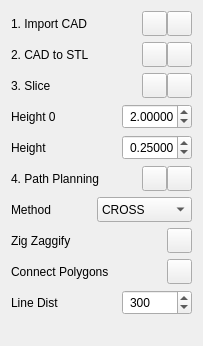
     <widget class="QWidget" name="tab">
      <attribute name="icon">
       <iconset resource="../AMWindow.qrc">
        <normaloff>:/amwind/figure/am_wind/A.png</normaloff>:/amwind/figure/am_wind/A.png</iconset>
      </attribute>
      <attribute name="title">
       <string/>
      </attribute>
      <layout class="QVBoxLayout" name="verticalLayout_7">
       <item>
        <layout class="QHBoxLayout" name="horizontalLayout_6">
         <property name="spacing">
          <number>0</number>
         </property>
         <item>
          <widget class="QLabel" name="label">
           <property name="font">
            <font>
             <pointsize>9</pointsize>
            </font>
           </property>
           <property name="text">
            <string>1. Import CAD</string>
           </property>
          </widget>
         </item>
         <item>
          <spacer name="horizontalSpacer_7">
           <property name="orientation">
            <enum>Qt::Horizontal</enum>
           </property>
           <property name="sizeHint" stdset="0">
            <size>
             <width>40</width>
             <height>20</height>
            </size>
           </property>
          </spacer>
         </item>
         <item>
          <widget class="QPushButton" name="pushButton_4">
           <property name="minimumSize">
            <size>
             <width>25</width>
             <height>25</height>
            </size>
           </property>
           <property name="maximumSize">
            <size>
             <width>25</width>
             <height>25</height>
            </size>
           </property>
           <property name="text">
            <string/>
           </property>
           <property name="icon">
            <iconset resource="../AMWindow.qrc">
             <normaloff>:/amwind/figure/am_wind/open.png</normaloff>:/amwind/figure/am_wind/open.png</iconset>
           </property>
          </widget>
         </item>
         <item>
          <widget class="QPushButton" name="pushButton_10">
           <property name="minimumSize">
            <size>
             <width>25</width>
             <height>25</height>
            </size>
           </property>
           <property name="maximumSize">
            <size>
             <width>25</width>
             <height>25</height>
            </size>
           </property>
           <property name="text">
            <string/>
           </property>
           <property name="icon">
            <iconset resource="../AMWindow.qrc">
             <normaloff>:/amwind/figure/am_wind/hide.png</normaloff>:/amwind/figure/am_wind/hide.png</iconset>
           </property>
           <property name="checkable">
            <bool>true</bool>
           </property>
          </widget>
         </item>
        </layout>
       </item>
       <item>
        <layout class="QHBoxLayout" name="horizontalLayout_8">
         <property name="spacing">
          <number>0</number>
         </property>
         <item>
          <widget class="QLabel" name="label_2">
           <property name="font">
            <font>
             <pointsize>9</pointsize>
            </font>
           </property>
           <property name="text">
            <string>2. CAD to STL</string>
           </property>
          </widget>
         </item>
         <item>
          <spacer name="horizontalSpacer_8">
           <property name="orientation">
            <enum>Qt::Horizontal</enum>
           </property>
           <property name="sizeHint" stdset="0">
            <size>
             <width>40</width>
             <height>20</height>
            </size>
           </property>
          </spacer>
         </item>
         <item>
          <widget class="QPushButton" name="pushButton_14">
           <property name="minimumSize">
            <size>
             <width>25</width>
             <height>25</height>
            </size>
           </property>
           <property name="maximumSize">
            <size>
             <width>25</width>
             <height>25</height>
            </size>
           </property>
           <property name="text">
            <string/>
           </property>
           <property name="icon">
            <iconset resource="../AMWindow.qrc">
             <normaloff>:/amwind/figure/am_wind/ok.png</normaloff>:/amwind/figure/am_wind/ok.png</iconset>
           </property>
          </widget>
         </item>
         <item>
          <widget class="QPushButton" name="pushButton_17">
           <property name="minimumSize">
            <size>
             <width>25</width>
             <height>25</height>
            </size>
           </property>
           <property name="maximumSize">
            <size>
             <width>25</width>
             <height>25</height>
            </size>
           </property>
           <property name="text">
            <string/>
           </property>
           <property name="icon">
            <iconset resource="../AMWindow.qrc">
             <normaloff>:/amwind/figure/am_wind/hide.png</normaloff>:/amwind/figure/am_wind/hide.png</iconset>
           </property>
           <property name="checkable">
            <bool>true</bool>
           </property>
          </widget>
         </item>
        </layout>
       </item>
       <item>
        <layout class="QHBoxLayout" name="horizontalLayout_9">
         <property name="spacing">
          <number>0</number>
         </property>
         <item>
          <widget class="QLabel" name="label_3">
           <property name="font">
            <font>
             <pointsize>9</pointsize>
            </font>
           </property>
           <property name="text">
            <string>3. Slice</string>
           </property>
          </widget>
         </item>
         <item>
          <spacer name="horizontalSpacer_9">
           <property name="orientation">
            <enum>Qt::Horizontal</enum>
           </property>
           <property name="sizeHint" stdset="0">
            <size>
             <width>40</width>
             <height>20</height>
            </size>
           </property>
          </spacer>
         </item>
         <item>
          <widget class="QPushButton" name="pushButton_18">
           <property name="minimumSize">
            <size>
             <width>25</width>
             <height>25</height>
            </size>
           </property>
           <property name="maximumSize">
            <size>
             <width>25</width>
             <height>25</height>
            </size>
           </property>
           <property name="text">
            <string/>
           </property>
           <property name="icon">
            <iconset resource="../AMWindow.qrc">
             <normaloff>:/amwind/figure/am_wind/ok.png</normaloff>:/amwind/figure/am_wind/ok.png</iconset>
           </property>
          </widget>
         </item>
         <item>
          <widget class="QPushButton" name="pushButton_19">
           <property name="minimumSize">
            <size>
             <width>25</width>
             <height>25</height>
            </size>
           </property>
           <property name="maximumSize">
            <size>
             <width>25</width>
             <height>25</height>
            </size>
           </property>
           <property name="text">
            <string/>
           </property>
           <property name="icon">
            <iconset resource="../AMWindow.qrc">
             <normaloff>:/amwind/figure/am_wind/hide.png</normaloff>:/amwind/figure/am_wind/hide.png</iconset>
           </property>
           <property name="checkable">
            <bool>true</bool>
           </property>
          </widget>
         </item>
        </layout>
       </item>
       <item>
        <layout class="QGridLayout" name="gridLayout">
         <item row="0" column="2">
          <widget class="QDoubleSpinBox" name="doubleSpinBox">
           <property name="minimumSize">
            <size>
             <width>70</width>
             <height>25</height>
            </size>
           </property>
           <property name="maximumSize">
            <size>
             <width>70</width>
             <height>25</height>
            </size>
           </property>
           <property name="font">
            <font>
             <pointsize>9</pointsize>
            </font>
           </property>
           <property name="styleSheet">
            <string notr="true">padding-left:3px;</string>
           </property>
           <property name="decimals">
            <number>5</number>
           </property>
           <property name="value">
            <double>2.000000000000000</double>
           </property>
          </widget>
         </item>
         <item row="0" column="1">
          <spacer name="horizontalSpacer_11">
           <property name="orientation">
            <enum>Qt::Horizontal</enum>
           </property>
           <property name="sizeHint" stdset="0">
            <size>
             <width>40</width>
             <height>20</height>
            </size>
           </property>
          </spacer>
         </item>
         <item row="2" column="2">
          <widget class="QDoubleSpinBox" name="doubleSpinBox_2">
           <property name="minimumSize">
            <size>
             <width>70</width>
             <height>25</height>
            </size>
           </property>
           <property name="maximumSize">
            <size>
             <width>70</width>
             <height>25</height>
            </size>
           </property>
           <property name="font">
            <font>
             <pointsize>9</pointsize>
            </font>
           </property>
           <property name="styleSheet">
            <string notr="true">padding-left:3px;</string>
           </property>
           <property name="decimals">
            <number>5</number>
           </property>
           <property name="value">
            <double>0.250000000000000</double>
           </property>
          </widget>
         </item>
         <item row="2" column="0">
          <widget class="QLabel" name="label_7">
           <property name="font">
            <font>
             <pointsize>9</pointsize>
            </font>
           </property>
           <property name="text">
            <string>Height</string>
           </property>
          </widget>
         </item>
         <item row="2" column="1">
          <spacer name="horizontalSpacer_12">
           <property name="orientation">
            <enum>Qt::Horizontal</enum>
           </property>
           <property name="sizeHint" stdset="0">
            <size>
             <width>40</width>
             <height>20</height>
            </size>
           </property>
          </spacer>
         </item>
         <item row="0" column="0">
          <widget class="QLabel" name="label_6">
           <property name="font">
            <font>
             <pointsize>9</pointsize>
            </font>
           </property>
           <property name="text">
            <string>Height 0</string>
           </property>
          </widget>
         </item>
        </layout>
       </item>
       <item>
        <layout class="QHBoxLayout" name="horizontalLayout_10">
         <property name="spacing">
          <number>0</number>
         </property>
         <item>
          <widget class="QLabel" name="label_4">
           <property name="font">
            <font>
             <pointsize>9</pointsize>
            </font>
           </property>
           <property name="text">
            <string>4. Path Planning</string>
           </property>
          </widget>
         </item>
         <item>
          <spacer name="horizontalSpacer_10">
           <property name="orientation">
            <enum>Qt::Horizontal</enum>
           </property>
           <property name="sizeHint" stdset="0">
            <size>
             <width>40</width>
             <height>20</height>
            </size>
           </property>
          </spacer>
         </item>
         <item>
          <widget class="QPushButton" name="pushButton_20">
           <property name="minimumSize">
            <size>
             <width>25</width>
             <height>25</height>
            </size>
           </property>
           <property name="maximumSize">
            <size>
             <width>25</width>
             <height>25</height>
            </size>
           </property>
           <property name="text">
            <string/>
           </property>
           <property name="icon">
            <iconset resource="../AMWindow.qrc">
             <normaloff>:/amwind/figure/am_wind/ok.png</normaloff>:/amwind/figure/am_wind/ok.png</iconset>
           </property>
          </widget>
         </item>
         <item>
          <widget class="QPushButton" name="pushButton_21">
           <property name="minimumSize">
            <size>
             <width>25</width>
             <height>25</height>
            </size>
           </property>
           <property name="maximumSize">
            <size>
             <width>25</width>
             <height>25</height>
            </size>
           </property>
           <property name="text">
            <string/>
           </property>
           <property name="icon">
            <iconset resource="../AMWindow.qrc">
             <normaloff>:/amwind/figure/am_wind/hide.png</normaloff>:/amwind/figure/am_wind/hide.png</iconset>
           </property>
           <property name="checkable">
            <bool>true</bool>
           </property>
          </widget>
         </item>
        </layout>
       </item>
       <item>
        <layout class="QHBoxLayout" name="horizontalLayout_12">
         <item>
          <widget class="QLabel" name="label_8">
           <property name="font">
            <font>
             <pointsize>9</pointsize>
            </font>
           </property>
           <property name="text">
            <string>Method</string>
           </property>
          </widget>
         </item>
         <item>
          <spacer name="horizontalSpacer_13">
           <property name="orientation">
            <enum>Qt::Horizontal</enum>
           </property>
           <property name="sizeHint" stdset="0">
            <size>
             <width>40</width>
             <height>20</height>
            </size>
           </property>
          </spacer>
         </item>
         <item>
          <widget class="QComboBox" name="comboBox">
           <property name="minimumSize">
            <size>
             <width>95</width>
             <height>25</height>
            </size>
           </property>
           <property name="maximumSize">
            <size>
             <width>95</width>
             <height>25</height>
            </size>
           </property>
           <property name="font">
            <font>
             <pointsize>9</pointsize>
            </font>
           </property>
           <item>
            <property name="text">
             <string>CROSS</string>
            </property>
           </item>
           <item>
            <property name="text">
             <string>CROSS_3D</string>
            </property>
           </item>
           <item>
            <property name="text">
             <string>CUBICSUBDIV</string>
            </property>
           </item>
           <item>
            <property name="text">
             <string>GYROID</string>
            </property>
           </item>
          </widget>
         </item>
        </layout>
       </item>
       <item>
        <layout class="QGridLayout" name="gridLayout_2">
         <item row="3" column="0">
          <widget class="QLabel" name="label_10">
           <property name="font">
            <font>
             <pointsize>9</pointsize>
            </font>
           </property>
           <property name="text">
            <string>Connect Polygons</string>
           </property>
          </widget>
         </item>
         <item row="2" column="0">
          <widget class="QLabel" name="label_9">
           <property name="font">
            <font>
             <pointsize>9</pointsize>
            </font>
           </property>
           <property name="text">
            <string>Zig Zaggify</string>
           </property>
          </widget>
         </item>
         <item row="2" column="2">
          <widget class="QPushButton" name="pushButton_24">
           <property name="minimumSize">
            <size>
             <width>25</width>
             <height>25</height>
            </size>
           </property>
           <property name="maximumSize">
            <size>
             <width>25</width>
             <height>25</height>
            </size>
           </property>
           <property name="text">
            <string/>
           </property>
           <property name="icon">
            <iconset resource="../FEMWindow.qrc">
             <normaloff>:/fem_wind/figure/fem_wind/checked.png</normaloff>
             <selectedoff>:/fem_wind/figure/fem_wind/unchecked.png</selectedoff>
             <selectedon>:/fem_wind/figure/fem_wind/checked.png</selectedon>:/fem_wind/figure/fem_wind/checked.png</iconset>
           </property>
           <property name="checkable">
            <bool>true</bool>
           </property>
          </widget>
         </item>
         <item row="3" column="2">
          <widget class="QPushButton" name="pushButton_25">
           <property name="minimumSize">
            <size>
             <width>25</width>
             <height>25</height>
            </size>
           </property>
           <property name="maximumSize">
            <size>
             <width>25</width>
             <height>25</height>
            </size>
           </property>
           <property name="text">
            <string/>
           </property>
           <property name="icon">
            <iconset resource="../FEMWindow.qrc">
             <normaloff>:/fem_wind/figure/fem_wind/checked.png</normaloff>
             <selectedoff>:/fem_wind/figure/fem_wind/unchecked.png</selectedoff>
             <selectedon>:/fem_wind/figure/fem_wind/checked.png</selectedon>:/fem_wind/figure/fem_wind/checked.png</iconset>
           </property>
           <property name="checkable">
            <bool>true</bool>
           </property>
          </widget>
         </item>
         <item row="2" column="1">
          <spacer name="horizontalSpacer_15">
           <property name="orientation">
            <enum>Qt::Horizontal</enum>
           </property>
           <property name="sizeHint" stdset="0">
            <size>
             <width>40</width>
             <height>20</height>
            </size>
           </property>
          </spacer>
         </item>
         <item row="3" column="1">
          <spacer name="horizontalSpacer_16">
           <property name="orientation">
            <enum>Qt::Horizontal</enum>
           </property>
           <property name="sizeHint" stdset="0">
            <size>
             <width>40</width>
             <height>20</height>
            </size>
           </property>
          </spacer>
         </item>
        </layout>
       </item>
       <item>
        <layout class="QHBoxLayout" name="horizontalLayout_14">
         <item>
          <widget class="QLabel" name="label_11">
           <property name="font">
            <font>
             <pointsize>9</pointsize>
            </font>
           </property>
           <property name="text">
            <string>Line Dist</string>
           </property>
          </widget>
         </item>
         <item>
          <spacer name="horizontalSpacer_14">
           <property name="orientation">
            <enum>Qt::Horizontal</enum>
           </property>
           <property name="sizeHint" stdset="0">
            <size>
             <width>40</width>
             <height>20</height>
            </size>
           </property>
          </spacer>
         </item>
         <item>
          <widget class="QDoubleSpinBox" name="doubleSpinBox_3">
           <property name="minimumSize">
            <size>
             <width>70</width>
             <height>25</height>
            </size>
           </property>
           <property name="maximumSize">
            <size>
             <width>70</width>
             <height>25</height>
            </size>
           </property>
           <property name="font">
            <font>
             <pointsize>9</pointsize>
            </font>
           </property>
           <property name="styleSheet">
            <string notr="true">padding-left:3px;</string>
           </property>
           <property name="decimals">
            <number>0</number>
           </property>
           <property name="maximum">
            <double>100000.000000000000000</double>
           </property>
           <property name="value">
            <double>300.000000000000000</double>
           </property>
          </widget>
         </item>
        </layout>
       </item>
       <item>
        <layout class="QHBoxLayout" name="horizontalLayout_13">
         <item>
          <spacer name="horizontalSpacer_17">
           <property name="orientation">
            <enum>Qt::Horizontal</enum>
           </property>
           <property name="sizeHint" stdset="0">
            <size>
             <width>40</width>
             <height>20</height>
            </size>
           </property>
          </spacer>
         </item>
        </layout>
       </item>
       <item>
        <spacer name="verticalSpacer_8">
         <property name="orientation">
          <enum>Qt::Vertical</enum>
         </property>
         <property name="sizeHint" stdset="0">
          <size>
           <width>0</width>
           <height>0</height>
          </size>
         </property>
        </spacer>
       </item>
      </layout>
     </widget>
